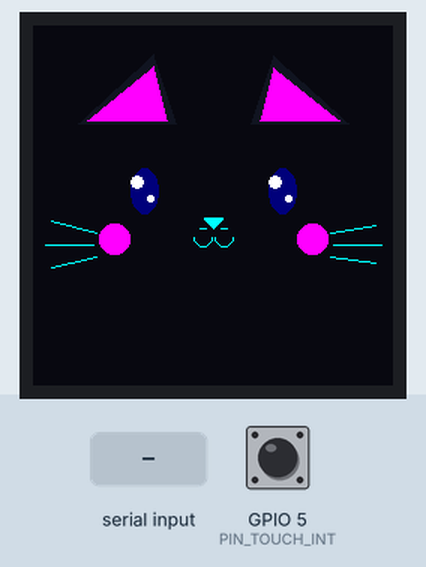
This program was run on a simulated ESP32-S3. Parts: 240×240 colour display. The test bench sets the inputs (shaded band); at power-on: GPIO 5 (PIN_TOUCH_INT) HIGH. Random numbers use the default seed unless the program sets one; what the program prints to the serial monitor is not drawn.

Above: at 2.0 s.
2.1 s: "7" received over Serial
At 3.81 s:
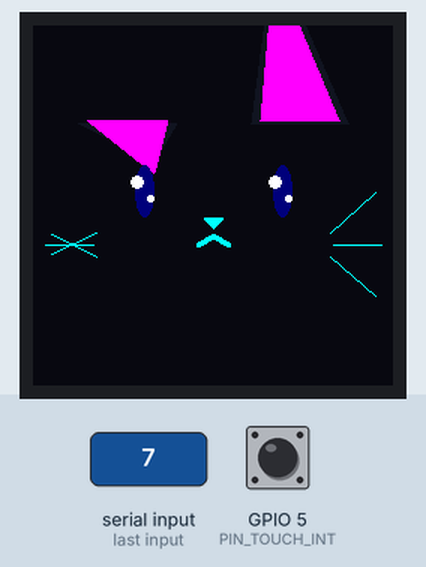
4.2 s: "6" received over Serial
At 7.09 s:
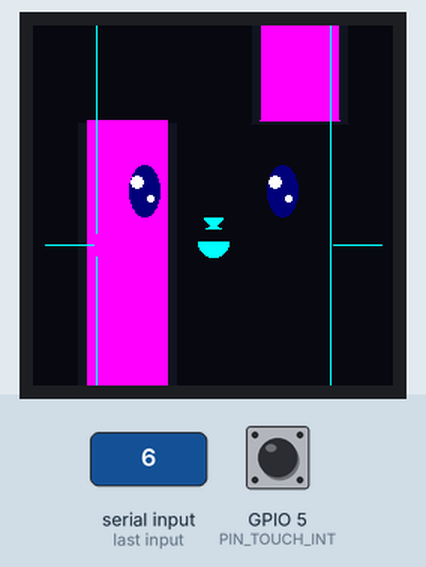
7.2 s: "2" received over Serial
At 7.78 s:
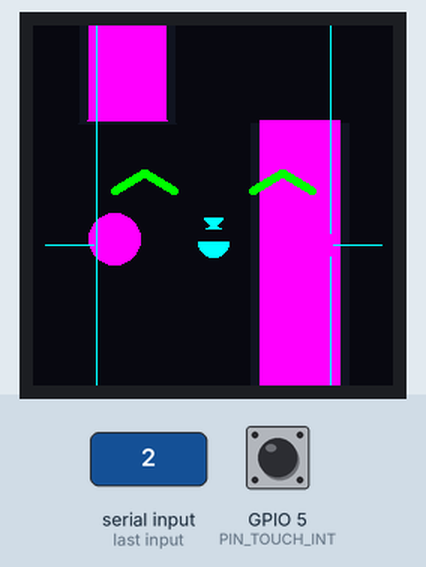
9.8 s: "3" received over Serial
At 10.36 s:
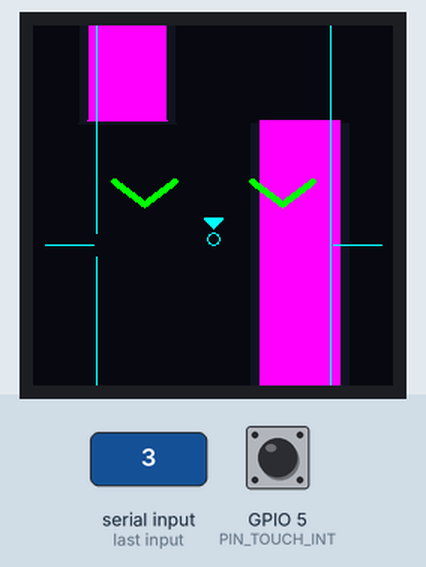
12.7 s: "4" received over Serial
At 13.11 s:
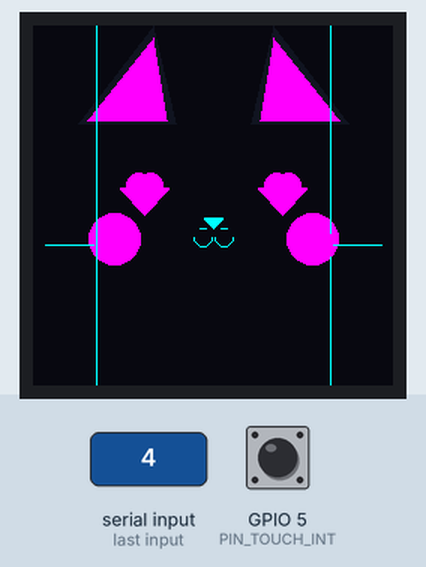
15.4 s: "8" received over Serial
At 20.1 s:
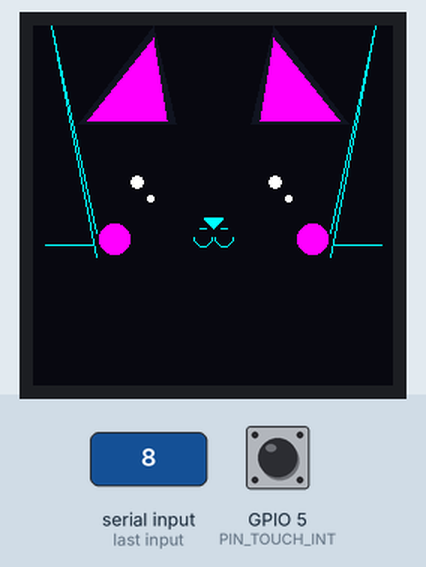

Measured:
- what the display in image 3 shows lasts 0.4 s, from 7.6 s to 8.0 s

The program:

main.cpp
```cpp
#include <Arduino.h>
#include <SPI.h>
#include <TFT_eSPI.h>
#include <Wire.h>
#include "CatFace.h"

// Hardware Pin Definitions for Waveshare ESP32-S3 1.28 LCD
#define PIN_LCD_BL 40
#define PIN_I2C_SDA 6
#define PIN_I2C_SCL 7
#define PIN_TOUCH_INT 5
#define PIN_TOUCH_RST 13

// CST816S Touch I2C Address
#define CST816S_ADDR 0x15

TFT_eSPI tft = TFT_eSPI();
CatFace cat;

unsigned long lastFrameTime = 0;
const int TARGET_FPS = 60;
const int FRAME_DELAY_MS = 1000 / TARGET_FPS;

// Touch State
struct TouchState {
    bool touched;
    uint16_t x;
    uint16_t y;
    uint8_t gesture;
};

void scanI2CBus() {
    Serial.println("[I2C Scanner] Scanning I2C bus on SDA=6, SCL=7...");
    byte error, address;
    int nDevices = 0;
    for (address = 1; address < 127; address++) {
        Wire.beginTransmission(address);
        error = Wire.endTransmission();
        if (error == 0) {
            Serial.printf(" -> Found I2C device at address 0x%02X\n", address);
            nDevices++;
        }
    }
    if (nDevices == 0) {
        Serial.println(" -> No I2C devices found.");
    } else {
        Serial.printf(" -> Total %d I2C device(s) found.\n", nDevices);
    }
}

void initHardware() {
    Serial.begin(115200);
    delay(500); // Give Serial monitor time to open
    Serial.println("\n==============================================");
    Serial.println(" Waveshare ESP32-S3 Kitty Bot Initializing...");
    Serial.println("==============================================");

    // 1. Backlight PWM Setup on GPIO 40
    Serial.println("[1/5] Configuring Backlight on GPIO 40...");
    pinMode(PIN_LCD_BL, OUTPUT);
    digitalWrite(PIN_LCD_BL, HIGH);

    // 2. Hardware SPI Host Initialization for ESP32-S3 (FSPI / SPI2)
    Serial.println("[2/5] Initializing Hardware SPI bus (SCLK=10, MOSI=11, CS=9)...");
    SPI.begin(10, -1, 11, 9);
    delay(50);

    // 3. TFT GC9A01 LCD Setup
    Serial.println("[3/5] Initializing GC9A01 SPI LCD Driver...");
    tft.init();
    tft.setRotation(2); // 180 degree rotation for upside-down mounted display
    tft.fillScreen(TFT_BLACK);
    Serial.println("[3/5] LCD Hardware Initialized (180° Rotated)!");

    // 4. I2C Setup for Touch (CST816S) & IMU (QMI8658)
    Serial.println("[4/5] Initializing I2C bus (SDA=6, SCL=7)...");
    Wire.begin(PIN_I2C_SDA, PIN_I2C_SCL, 400000);

    // Setup Touch Interrupt Pin
    pinMode(PIN_TOUCH_INT, INPUT_PULLUP);

    // Reset CST816S Touch Controller
    pinMode(PIN_TOUCH_RST, OUTPUT);
    digitalWrite(PIN_TOUCH_RST, LOW);
    delay(10);
    digitalWrite(PIN_TOUCH_RST, HIGH);
    delay(50);

    // Scan bus to verify CST816S (0x15) and IMU presence
    scanI2CBus();

    // 5. Initialize Cat Face Engine
    Serial.println("[5/5] Starting Cat Face Graphics Engine & Allocating Sprite Buffer...");
    cat.begin(&tft);
    cat.setEmotion(EMOTION_IDLE);

    Serial.println("==============================================");
    Serial.println(" === Cat Face Engine Ready! Starting 60 FPS loop ===");
    Serial.println("==============================================");
}

TouchState readTouch() {
    TouchState ts = { false, 0, 0, 0 };

    // The CST816S touch controller asserts PIN_TOUCH_INT (GPIO 5) LOW on active touch.
    // When no touch is active, it goes to sleep and NACKs I2C reads.
    // Check INT pin first to prevent spamming I2C error logs when idle!
    if (digitalRead(PIN_TOUCH_INT) == HIGH) {
        return ts;
    }

    Wire.beginTransmission(CST816S_ADDR);
    Wire.write(0x01); // Register 0x01: Gesture ID
    if (Wire.endTransmission(true) == 0) {
        if (Wire.requestFrom((uint8_t)CST816S_ADDR, (uint8_t)6) == 6) {
            uint8_t data[6] = {0};
            for (int i = 0; i < 6; i++) {
                data[i] = Wire.read();
            }
            ts.gesture = data[0];
            uint8_t points = data[1] & 0x0F;
            if (points > 0 || ts.gesture != 0) {
                ts.touched = true;
                ts.x = ((data[2] & 0x0F) << 8) | data[3];
                ts.y = ((data[4] & 0x0F) << 8) | data[5];
            }
        }
    }
    return ts;
}

void pollInputs() {
    // 1. Check Serial Commands (for interactive remote control)
    if (Serial.available()) {
        char cmd = Serial.read();
        switch (cmd) {
            case '1': cat.setEmotion(EMOTION_IDLE); Serial.println("Emotion: IDLE"); break;
            case '2': cat.setEmotion(EMOTION_HAPPY); Serial.println("Emotion: HAPPY"); break;
            case '3': cat.setEmotion(EMOTION_SLEEPY); Serial.println("Emotion: SLEEPY"); break;
            case '4': cat.setEmotion(EMOTION_HEART_EYES); Serial.println("Emotion: HEART_EYES"); break;
            case '5': cat.setEmotion(EMOTION_DIZZY); Serial.println("Emotion: DIZZY"); break;
            case '6': cat.setEmotion(EMOTION_SURPRISED); Serial.println("Emotion: SURPRISED"); break;
            case '7': cat.setEmotion(EMOTION_ANGRY); Serial.println("Emotion: ANGRY"); break;
            case '8': cat.setEmotion(EMOTION_CURIOUS); Serial.println("Emotion: CURIOUS"); break;
            case 'b': cat.triggerBlink(); Serial.println("Trigger: BLINK"); break;
            case 'p': cat.triggerPat(); Serial.println("Trigger: PAT"); break;
            case 's': cat.triggerShake(); Serial.println("Trigger: SHAKE"); break;
            case 't': {
                static int themeIdx = 0;
                themeIdx = (themeIdx + 1) % 4;
                cat.setTheme(themeIdx);
                Serial.printf("Theme changed to: %d\n", themeIdx);
                break;
            }
        }
    }

    // 2. Check Touch Controller Input
    TouchState ts = readTouch();
    if (ts.touched) {
        // Invert normX and normY for 180° rotated display orientation
        float normX = -((ts.x - 120.0f) / 120.0f);
        float normY = -((ts.y - 120.0f) / 120.0f);
        cat.setLookTarget(normX, normY);

        static bool lastTouch = false;
        if (!lastTouch) {
            cat.triggerPat();
        }
        lastTouch = true;
    } else {
        static bool lastTouch = false;
        lastTouch = false;
    }
}

void setup() {
    initHardware();
    lastFrameTime = millis();
}

void loop() {
    unsigned long now = millis();
    unsigned long delta = now - lastFrameTime;

    if (delta >= FRAME_DELAY_MS) {
        lastFrameTime = now;

        pollInputs();
        cat.update(delta);
        cat.draw();
    }
}
```

CatFace.h
```cpp
#ifndef CAT_FACE_H
#define CAT_FACE_H

#include <Arduino.h>
#include <TFT_eSPI.h>
#include <math.h>

enum CatEmotion {
    EMOTION_IDLE = 0,
    EMOTION_HAPPY,
    EMOTION_SLEEPY,
    EMOTION_HEART_EYES,
    EMOTION_DIZZY,
    EMOTION_SURPRISED,
    EMOTION_ANGRY,
    EMOTION_CURIOUS
};

struct CatTheme {
    uint16_t bg;
    uint16_t eyeBg;
    uint16_t pupil;
    uint16_t highlight;
    uint16_t blush;
    uint16_t noseMouth;
    uint16_t earOuter;
    uint16_t earInner;
};

// Elastic Spring Physics Simulation Node
struct Spring {
    float pos;
    float vel;
    float target;
    float stiffness;
    float damping;

    void init(float val, float k = 180.0f, float d = 0.78f) {
        pos = val;
        vel = 0.0f;
        target = val;
        stiffness = k;
        damping = d;
    }

    void reset(float val) {
        pos = val;
        vel = 0.0f;
        target = val;
    }

    void impulse(float force) {
        vel += force;
    }

    void update(float dt) {
        float f = (target - pos) * stiffness;
        vel = (vel + f * dt) * damping;
        pos += vel * dt;
    }
};

// Bézier Easing Curves
inline float easeOutElastic(float x) {
    const float c4 = (2.0f * M_PI) / 3.0f;
    return x == 0.0f ? 0.0f : (x == 1.0f ? 1.0f : powf(2.0f, -10.0f * x) * sinf((x * 10.0f - 0.75f) * c4) + 1.0f);
}

inline float easeOutBack(float x) {
    const float c1 = 1.70158f;
    const float c3 = c1 + 1.0f;
    return 1.0f + c3 * powf(x - 1.0f, 3.0f) + c1 * powf(x - 1.0f, 2.0f);
}

inline float easeInOutCubic(float x) {
    return x < 0.5f ? 4.0f * x * x * x : 1.0f - powf(-2.0f * x + 2.0f, 3.0f) / 2.0f;
}

class CatFace {
public:
    CatFace();
    ~CatFace();
    void begin(TFT_eSPI* tft);
    void update(unsigned long deltaTimeMs);
    void draw();

    // Controls & Interaction
    void setEmotion(CatEmotion emotion);
    CatEmotion getEmotion() const { return currentEmotion; }
    void setLookTarget(float normX, float normY); // -1.0 to 1.0
    void triggerBlink();
    void triggerPat(); // Touch screen pat reaction
    void triggerShake(); // Accel shake reaction
    void setTheme(int themeIndex);

private:
    TFT_eSPI* tft;
    TFT_eSprite* sprite; // Pointer to offscreen double-buffer sprite

    CatEmotion currentEmotion;
    CatEmotion targetEmotion;
    unsigned long emotionTimer;

    // Spring Physics Nodes
    Spring springLookX;
    Spring springLookY;
    Spring springSquashX; // Scale X for squash-and-stretch
    Spring springSquashY; // Scale Y for squash-and-stretch
    Spring springEarWiggle;
    Spring springPupilDilation; // Dilation factor (0.5 to 1.5)

    // Blinking animation
    bool isBlinking;
    float blinkProgress; // 0.0 to 1.0
    unsigned long nextBlinkTime;

    // Animation progress timers
    float animTime;
    float purrVibration;
    float dizzyAngle;

    // Particle Physics
    struct Particle {
        float x, y;
        float vx, vy;
        float alpha;
        float scale;
        float rotation;
        float rotVel;
        bool active;
    };
    static const int MAX_PARTICLES = 12;
    Particle particles[MAX_PARTICLES];

    // Color Theme
    CatTheme theme;

    // Internal Drawing Functions
    void drawBackground();
    void drawEars();
    void drawEyes();
    void drawSingleEye(int centerX, int centerY, bool isLeft);
    void drawCheeks();
    void drawNoseAndMouth();
    void drawWhiskers();
    void drawParticles();
    void spawnParticle(float x, float y);
    void updateParticles(float dt);

    // Helpers
    uint16_t color565(uint8_t r, uint8_t g, uint8_t b);
    void drawHeart(int16_t x, int16_t y, int16_t size, uint16_t color);
    void drawSpiral(int16_t x, int16_t y, int16_t radius, float angle, uint16_t color);
};

#endif // CAT_FACE_H
```

Source omitted: CatFace.cpp (14897 bytes)
